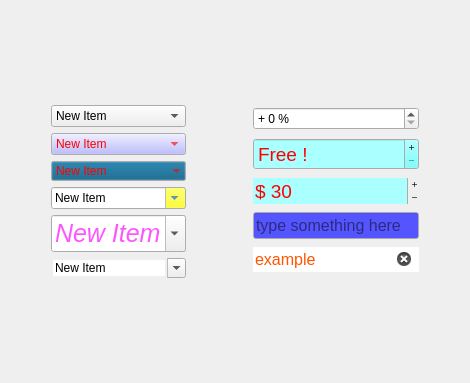
     <widget class="QWidget" name="page_7">
      <layout class="QGridLayout" name="gridLayout_19">
       <item row="0" column="1" colspan="3">
        <spacer name="verticalSpacer_11">
         <property name="orientation">
          <enum>Qt::Orientation::Vertical</enum>
         </property>
         <property name="sizeHint" stdset="0">
          <size>
           <width>368</width>
           <height>93</height>
          </size>
         </property>
        </spacer>
       </item>
       <item row="1" column="0">
        <spacer name="horizontalSpacer_15">
         <property name="orientation">
          <enum>Qt::Orientation::Horizontal</enum>
         </property>
         <property name="sizeHint" stdset="0">
          <size>
           <width>40</width>
           <height>20</height>
          </size>
         </property>
        </spacer>
       </item>
       <item row="1" column="1">
        <layout class="QGridLayout" name="gridLayout_17">
         <item row="4" column="0">
          <widget class="QComboBox" name="comboBox_5">
           <property name="palette">
            <palette>
             <active>
              <colorrole role="Text">
               <brush brushstyle="SolidPattern">
                <color alpha="255">
                 <red>255</red>
                 <green>85</green>
                 <blue>255</blue>
                </color>
               </brush>
              </colorrole>
             </active>
             <inactive>
              <colorrole role="Text">
               <brush brushstyle="SolidPattern">
                <color alpha="255">
                 <red>255</red>
                 <green>85</green>
                 <blue>255</blue>
                </color>
               </brush>
              </colorrole>
             </inactive>
             <disabled/>
            </palette>
           </property>
           <property name="font">
            <font>
             <pointsize>19</pointsize>
             <italic>true</italic>
            </font>
           </property>
           <property name="editable">
            <bool>true</bool>
           </property>
           <item>
            <property name="text">
             <string>New Item</string>
            </property>
            <property name="icon">
             <iconset theme="accessories-text-editor"/>
            </property>
           </item>
           <item>
            <property name="text">
             <string>New Item</string>
            </property>
            <property name="icon">
             <iconset theme="applications-accessories"/>
            </property>
           </item>
           <item>
            <property name="text">
             <string>New Item</string>
            </property>
            <property name="icon">
             <iconset theme="applications-internet"/>
            </property>
           </item>
           <item>
            <property name="text">
             <string>New Item</string>
            </property>
            <property name="icon">
             <iconset theme="applications-utilities"/>
            </property>
           </item>
          </widget>
         </item>
         <item row="5" column="0">
          <widget class="QComboBox" name="comboBox_4">
           <property name="editable">
            <bool>true</bool>
           </property>
           <property name="frame">
            <bool>false</bool>
           </property>
           <item>
            <property name="text">
             <string>New Item</string>
            </property>
            <property name="icon">
             <iconset theme="accessories-text-editor"/>
            </property>
           </item>
           <item>
            <property name="text">
             <string>New Item</string>
            </property>
            <property name="icon">
             <iconset theme="applications-accessories"/>
            </property>
           </item>
           <item>
            <property name="text">
             <string>New Item</string>
            </property>
            <property name="icon">
             <iconset theme="applications-internet"/>
            </property>
           </item>
           <item>
            <property name="text">
             <string>New Item</string>
            </property>
            <property name="icon">
             <iconset theme="applications-utilities"/>
            </property>
           </item>
          </widget>
         </item>
         <item row="0" column="0">
          <widget class="QComboBox" name="comboBox">
           <item>
            <property name="text">
             <string>New Item</string>
            </property>
            <property name="icon">
             <iconset theme="accessories-text-editor"/>
            </property>
           </item>
           <item>
            <property name="text">
             <string>New Item</string>
            </property>
            <property name="icon">
             <iconset theme="applications-accessories"/>
            </property>
           </item>
           <item>
            <property name="text">
             <string>New Item</string>
            </property>
            <property name="icon">
             <iconset theme="applications-internet"/>
            </property>
           </item>
           <item>
            <property name="text">
             <string>New Item</string>
            </property>
            <property name="icon">
             <iconset theme="applications-utilities"/>
            </property>
           </item>
          </widget>
         </item>
         <item row="1" column="0">
          <widget class="QComboBox" name="comboBox_2">
           <property name="palette">
            <palette>
             <active>
              <colorrole role="Button">
               <brush brushstyle="SolidPattern">
                <color alpha="255">
                 <red>170</red>
                 <green>170</green>
                 <blue>255</blue>
                </color>
               </brush>
              </colorrole>
              <colorrole role="ButtonText">
               <brush brushstyle="SolidPattern">
                <color alpha="255">
                 <red>255</red>
                 <green>0</green>
                 <blue>0</blue>
                </color>
               </brush>
              </colorrole>
             </active>
             <inactive>
              <colorrole role="Button">
               <brush brushstyle="SolidPattern">
                <color alpha="255">
                 <red>170</red>
                 <green>170</green>
                 <blue>255</blue>
                </color>
               </brush>
              </colorrole>
              <colorrole role="ButtonText">
               <brush brushstyle="SolidPattern">
                <color alpha="255">
                 <red>255</red>
                 <green>0</green>
                 <blue>0</blue>
                </color>
               </brush>
              </colorrole>
             </inactive>
             <disabled>
              <colorrole role="Button">
               <brush brushstyle="SolidPattern">
                <color alpha="255">
                 <red>170</red>
                 <green>170</green>
                 <blue>255</blue>
                </color>
               </brush>
              </colorrole>
             </disabled>
            </palette>
           </property>
           <item>
            <property name="text">
             <string>New Item</string>
            </property>
            <property name="icon">
             <iconset theme="accessories-text-editor"/>
            </property>
           </item>
           <item>
            <property name="text">
             <string>New Item</string>
            </property>
            <property name="icon">
             <iconset theme="applications-accessories"/>
            </property>
           </item>
           <item>
            <property name="text">
             <string>New Item</string>
            </property>
            <property name="icon">
             <iconset theme="applications-internet"/>
            </property>
           </item>
           <item>
            <property name="text">
             <string>New Item</string>
            </property>
            <property name="icon">
             <iconset theme="applications-utilities"/>
            </property>
           </item>
          </widget>
         </item>
         <item row="3" column="0">
          <widget class="QComboBox" name="comboBox_3">
           <property name="palette">
            <palette>
             <active>
              <colorrole role="Button">
               <brush brushstyle="SolidPattern">
                <color alpha="255">
                 <red>255</red>
                 <green>255</green>
                 <blue>0</blue>
                </color>
               </brush>
              </colorrole>
              <colorrole role="ButtonText">
               <brush brushstyle="SolidPattern">
                <color alpha="255">
                 <red>0</red>
                 <green>85</green>
                 <blue>255</blue>
                </color>
               </brush>
              </colorrole>
             </active>
             <inactive>
              <colorrole role="Button">
               <brush brushstyle="SolidPattern">
                <color alpha="255">
                 <red>255</red>
                 <green>255</green>
                 <blue>0</blue>
                </color>
               </brush>
              </colorrole>
              <colorrole role="ButtonText">
               <brush brushstyle="SolidPattern">
                <color alpha="255">
                 <red>0</red>
                 <green>85</green>
                 <blue>255</blue>
                </color>
               </brush>
              </colorrole>
             </inactive>
             <disabled>
              <colorrole role="Button">
               <brush brushstyle="SolidPattern">
                <color alpha="255">
                 <red>255</red>
                 <green>255</green>
                 <blue>0</blue>
                </color>
               </brush>
              </colorrole>
             </disabled>
            </palette>
           </property>
           <property name="editable">
            <bool>true</bool>
           </property>
           <property name="iconSize">
            <size>
             <width>64</width>
             <height>64</height>
            </size>
           </property>
           <item>
            <property name="text">
             <string>New Item</string>
            </property>
            <property name="icon">
             <iconset theme="accessories-text-editor"/>
            </property>
           </item>
           <item>
            <property name="text">
             <string>New Item</string>
            </property>
            <property name="icon">
             <iconset theme="applications-accessories"/>
            </property>
           </item>
           <item>
            <property name="text">
             <string>New Item</string>
            </property>
            <property name="icon">
             <iconset theme="applications-internet"/>
            </property>
           </item>
           <item>
            <property name="text">
             <string>New Item</string>
            </property>
            <property name="icon">
             <iconset theme="applications-utilities"/>
            </property>
           </item>
          </widget>
         </item>
         <item row="2" column="0">
          <widget class="QComboBox" name="comboBox_6">
           <property name="palette">
            <palette>
             <active>
              <colorrole role="Button">
               <brush brushstyle="SolidPattern">
                <color alpha="255">
                 <red>0</red>
                 <green>85</green>
                 <blue>127</blue>
                </color>
               </brush>
              </colorrole>
              <colorrole role="ButtonText">
               <brush brushstyle="SolidPattern">
                <color alpha="255">
                 <red>255</red>
                 <green>0</green>
                 <blue>0</blue>
                </color>
               </brush>
              </colorrole>
             </active>
             <inactive>
              <colorrole role="Button">
               <brush brushstyle="SolidPattern">
                <color alpha="255">
                 <red>0</red>
                 <green>85</green>
                 <blue>127</blue>
                </color>
               </brush>
              </colorrole>
              <colorrole role="ButtonText">
               <brush brushstyle="SolidPattern">
                <color alpha="255">
                 <red>255</red>
                 <green>0</green>
                 <blue>0</blue>
                </color>
               </brush>
              </colorrole>
             </inactive>
             <disabled>
              <colorrole role="Button">
               <brush brushstyle="SolidPattern">
                <color alpha="255">
                 <red>0</red>
                 <green>85</green>
                 <blue>127</blue>
                </color>
               </brush>
              </colorrole>
             </disabled>
            </palette>
           </property>
           <property name="frame">
            <bool>false</bool>
           </property>
           <item>
            <property name="text">
             <string>New Item</string>
            </property>
            <property name="icon">
             <iconset theme="accessories-text-editor"/>
            </property>
           </item>
           <item>
            <property name="text">
             <string>New Item</string>
            </property>
            <property name="icon">
             <iconset theme="applications-accessories"/>
            </property>
           </item>
           <item>
            <property name="text">
             <string>New Item</string>
            </property>
            <property name="icon">
             <iconset theme="applications-internet"/>
            </property>
           </item>
           <item>
            <property name="text">
             <string>New Item</string>
            </property>
            <property name="icon">
             <iconset theme="applications-utilities"/>
            </property>
           </item>
          </widget>
         </item>
        </layout>
       </item>
       <item row="1" column="2">
        <spacer name="horizontalSpacer_14">
         <property name="orientation">
          <enum>Qt::Orientation::Horizontal</enum>
         </property>
         <property name="sizeHint" stdset="0">
          <size>
           <width>40</width>
           <height>20</height>
          </size>
         </property>
        </spacer>
       </item>
       <item row="1" column="3">
        <layout class="QGridLayout" name="gridLayout_18">
         <item row="3" column="0">
          <widget class="QLineEdit" name="lineEdit">
           <property name="palette">
            <palette>
             <active>
              <colorrole role="Base">
               <brush brushstyle="SolidPattern">
                <color alpha="255">
                 <red>85</red>
                 <green>85</green>
                 <blue>255</blue>
                </color>
               </brush>
              </colorrole>
             </active>
             <inactive>
              <colorrole role="Base">
               <brush brushstyle="SolidPattern">
                <color alpha="255">
                 <red>85</red>
                 <green>85</green>
                 <blue>255</blue>
                </color>
               </brush>
              </colorrole>
             </inactive>
             <disabled/>
            </palette>
           </property>
           <property name="font">
            <font>
             <pointsize>12</pointsize>
            </font>
           </property>
           <property name="placeholderText">
            <string>type something here</string>
           </property>
           <property name="clearButtonEnabled">
            <bool>true</bool>
           </property>
          </widget>
         </item>
         <item row="1" column="0">
          <widget class="QSpinBox" name="spinBox_2">
           <property name="palette">
            <palette>
             <active>
              <colorrole role="Button">
               <brush brushstyle="SolidPattern">
                <color alpha="255">
                 <red>85</red>
                 <green>255</green>
                 <blue>255</blue>
                </color>
               </brush>
              </colorrole>
              <colorrole role="Text">
               <brush brushstyle="SolidPattern">
                <color alpha="255">
                 <red>255</red>
                 <green>0</green>
                 <blue>0</blue>
                </color>
               </brush>
              </colorrole>
              <colorrole role="Base">
               <brush brushstyle="SolidPattern">
                <color alpha="255">
                 <red>170</red>
                 <green>255</green>
                 <blue>255</blue>
                </color>
               </brush>
              </colorrole>
             </active>
             <inactive>
              <colorrole role="Button">
               <brush brushstyle="SolidPattern">
                <color alpha="255">
                 <red>85</red>
                 <green>255</green>
                 <blue>255</blue>
                </color>
               </brush>
              </colorrole>
              <colorrole role="Text">
               <brush brushstyle="SolidPattern">
                <color alpha="255">
                 <red>255</red>
                 <green>0</green>
                 <blue>0</blue>
                </color>
               </brush>
              </colorrole>
              <colorrole role="Base">
               <brush brushstyle="SolidPattern">
                <color alpha="255">
                 <red>170</red>
                 <green>255</green>
                 <blue>255</blue>
                </color>
               </brush>
              </colorrole>
             </inactive>
             <disabled>
              <colorrole role="Button">
               <brush brushstyle="SolidPattern">
                <color alpha="255">
                 <red>85</red>
                 <green>255</green>
                 <blue>255</blue>
                </color>
               </brush>
              </colorrole>
             </disabled>
            </palette>
           </property>
           <property name="font">
            <font>
             <pointsize>14</pointsize>
            </font>
           </property>
           <property name="buttonSymbols">
            <enum>QAbstractSpinBox::ButtonSymbols::PlusMinus</enum>
           </property>
           <property name="specialValueText">
            <string>Free !</string>
           </property>
           <property name="prefix">
            <string>$ </string>
           </property>
           <property name="maximum">
            <number>100</number>
           </property>
          </widget>
         </item>
         <item row="2" column="0">
          <widget class="QSpinBox" name="spinBox_3">
           <property name="palette">
            <palette>
             <active>
              <colorrole role="Button">
               <brush brushstyle="SolidPattern">
                <color alpha="255">
                 <red>255</red>
                 <green>85</green>
                 <blue>0</blue>
                </color>
               </brush>
              </colorrole>
              <colorrole role="Text">
               <brush brushstyle="SolidPattern">
                <color alpha="255">
                 <red>255</red>
                 <green>0</green>
                 <blue>0</blue>
                </color>
               </brush>
              </colorrole>
              <colorrole role="Base">
               <brush brushstyle="SolidPattern">
                <color alpha="255">
                 <red>170</red>
                 <green>255</green>
                 <blue>255</blue>
                </color>
               </brush>
              </colorrole>
             </active>
             <inactive>
              <colorrole role="Button">
               <brush brushstyle="SolidPattern">
                <color alpha="255">
                 <red>255</red>
                 <green>85</green>
                 <blue>0</blue>
                </color>
               </brush>
              </colorrole>
              <colorrole role="Text">
               <brush brushstyle="SolidPattern">
                <color alpha="255">
                 <red>255</red>
                 <green>0</green>
                 <blue>0</blue>
                </color>
               </brush>
              </colorrole>
              <colorrole role="Base">
               <brush brushstyle="SolidPattern">
                <color alpha="255">
                 <red>170</red>
                 <green>255</green>
                 <blue>255</blue>
                </color>
               </brush>
              </colorrole>
             </inactive>
             <disabled>
              <colorrole role="Button">
               <brush brushstyle="SolidPattern">
                <color alpha="255">
                 <red>255</red>
                 <green>85</green>
                 <blue>0</blue>
                </color>
               </brush>
              </colorrole>
             </disabled>
            </palette>
           </property>
           <property name="font">
            <font>
             <pointsize>14</pointsize>
            </font>
           </property>
           <property name="frame">
            <bool>false</bool>
           </property>
           <property name="buttonSymbols">
            <enum>QAbstractSpinBox::ButtonSymbols::PlusMinus</enum>
           </property>
           <property name="specialValueText">
            <string>Free !</string>
           </property>
           <property name="prefix">
            <string>$ </string>
           </property>
           <property name="maximum">
            <number>100</number>
           </property>
           <property name="value">
            <number>30</number>
           </property>
          </widget>
         </item>
         <item row="0" column="0">
          <widget class="QSpinBox" name="spinBox">
           <property name="suffix">
            <string> %</string>
           </property>
           <property name="prefix">
            <string>+ </string>
           </property>
           <property name="maximum">
            <number>100</number>
           </property>
          </widget>
         </item>
         <item row="4" column="0">
          <widget class="QLineEdit" name="lineEdit_2">
           <property name="palette">
            <palette>
             <active>
              <colorrole role="Text">
               <brush brushstyle="SolidPattern">
                <color alpha="255">
                 <red>255</red>
                 <green>85</green>
                 <blue>0</blue>
                </color>
               </brush>
              </colorrole>
             </active>
             <inactive>
              <colorrole role="Text">
               <brush brushstyle="SolidPattern">
                <color alpha="255">
                 <red>255</red>
                 <green>85</green>
                 <blue>0</blue>
                </color>
               </brush>
              </colorrole>
             </inactive>
             <disabled/>
            </palette>
           </property>
           <property name="font">
            <font>
             <pointsize>12</pointsize>
            </font>
           </property>
           <property name="text">
            <string>example</string>
           </property>
           <property name="frame">
            <bool>false</bool>
           </property>
           <property name="placeholderText">
            <string>frameless</string>
           </property>
           <property name="clearButtonEnabled">
            <bool>true</bool>
           </property>
          </widget>
         </item>
        </layout>
       </item>
       <item row="1" column="4">
        <spacer name="horizontalSpacer_16">
         <property name="orientation">
          <enum>Qt::Orientation::Horizontal</enum>
         </property>
         <property name="sizeHint" stdset="0">
          <size>
           <width>40</width>
           <height>20</height>
          </size>
         </property>
        </spacer>
       </item>
       <item row="2" column="1" colspan="3">
        <spacer name="verticalSpacer_12">
         <property name="orientation">
          <enum>Qt::Orientation::Vertical</enum>
         </property>
         <property name="sizeHint" stdset="0">
          <size>
           <width>368</width>
           <height>93</height>
          </size>
         </property>
        </spacer>
       </item>
      </layout>
     </widget>
